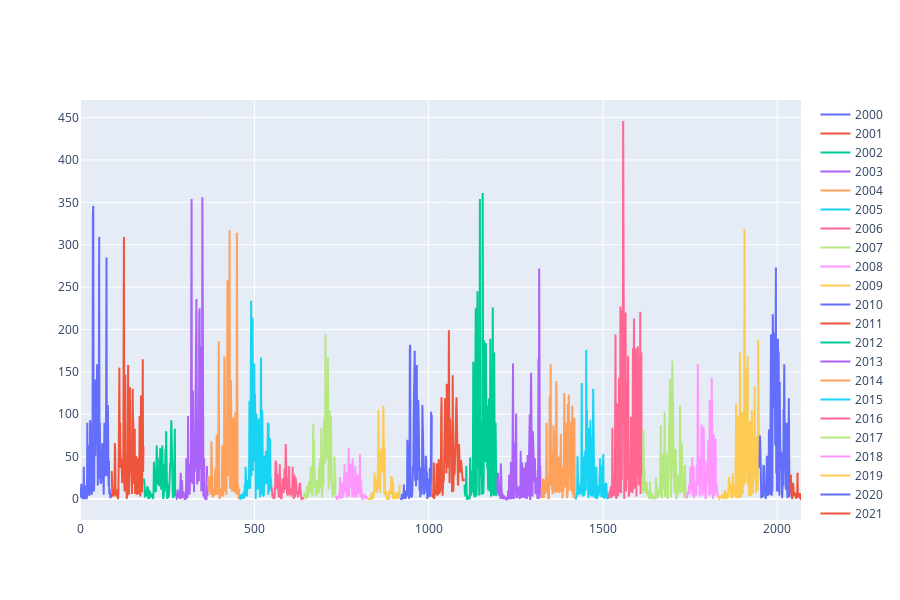

Notebook cell for this chart:
### Code cell
group1 = visua_df.groupby('year')
fig1 = go.Figure()
fig2 = go.Figure()
for group_name, df in group1: 
    # by date (not continues)
    fig1.add_trace(go.Scatter(x=df['date'], y=df['grass_count'], name = group_name))
    
    # by year (continues)
    fig2.add_trace(go.Scatter(x=df['index'], y=df['grass_count'], name = group_name))
fig1.update_layout(height=600, width=900)
fig2.update_layout(height=600, width=900)
